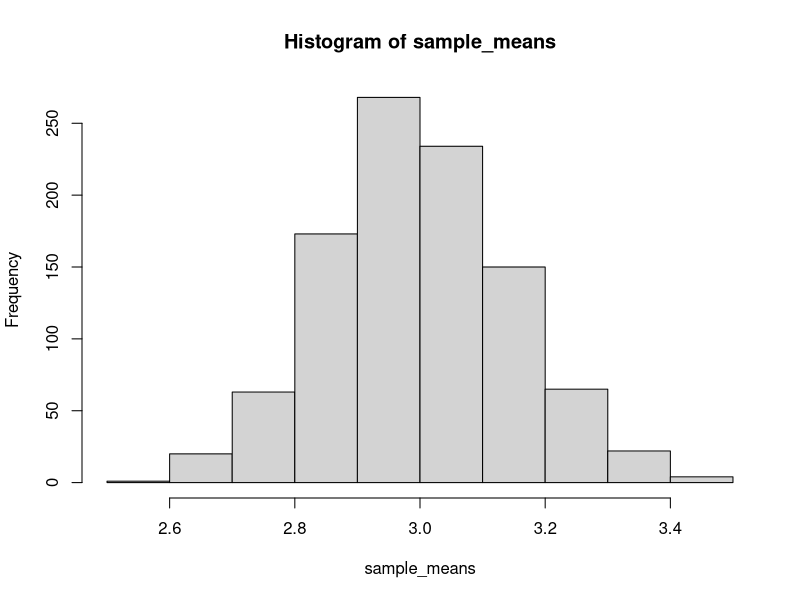
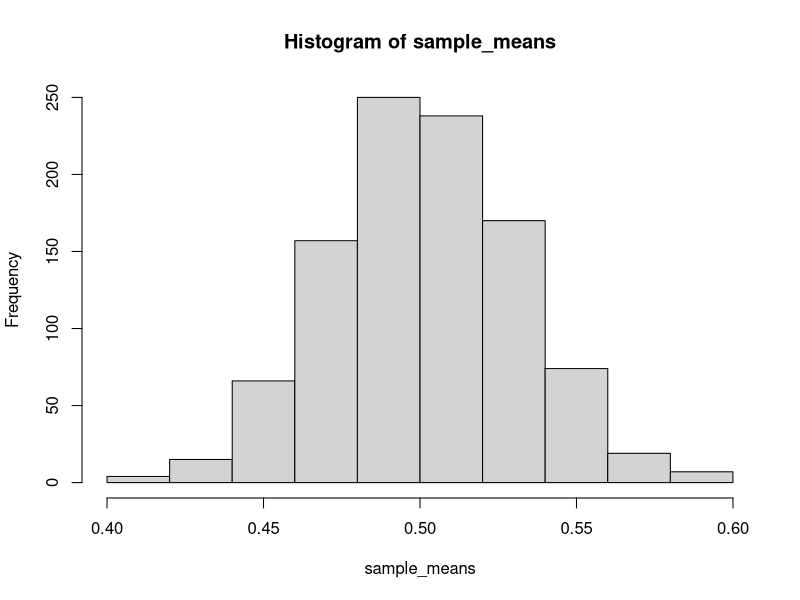
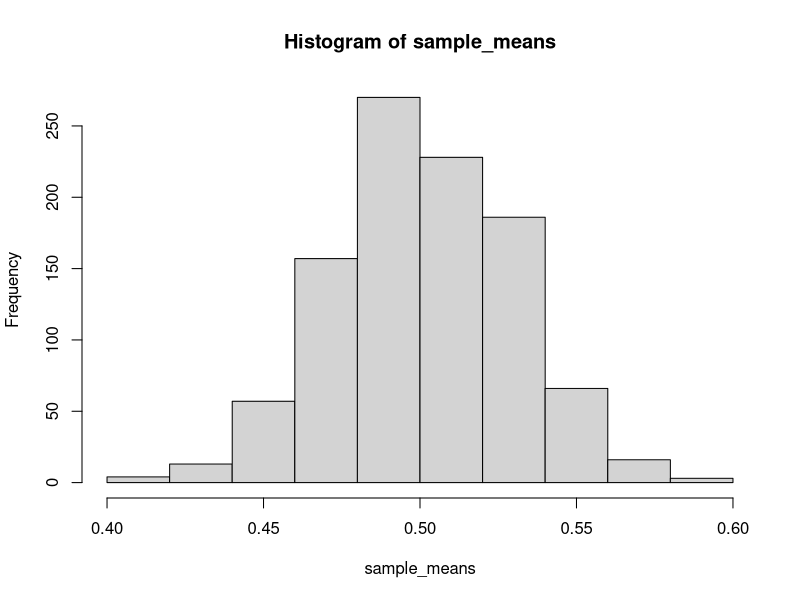
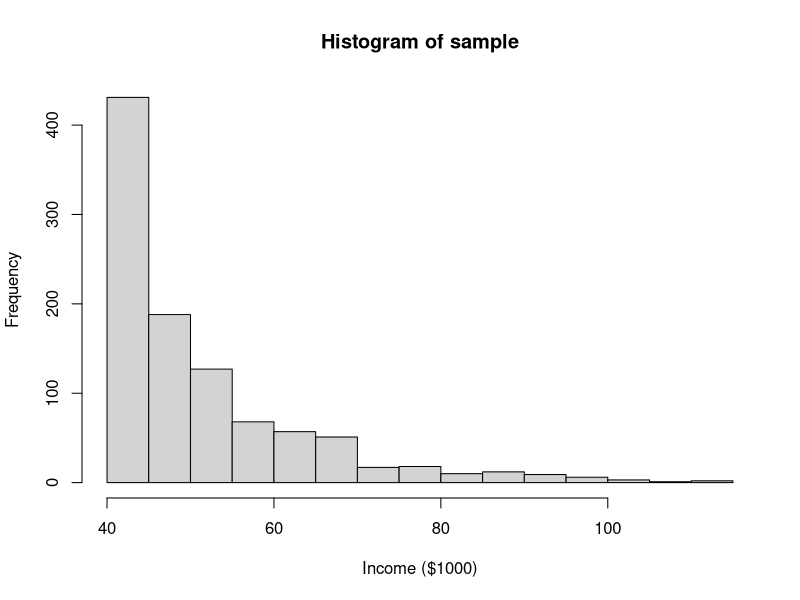
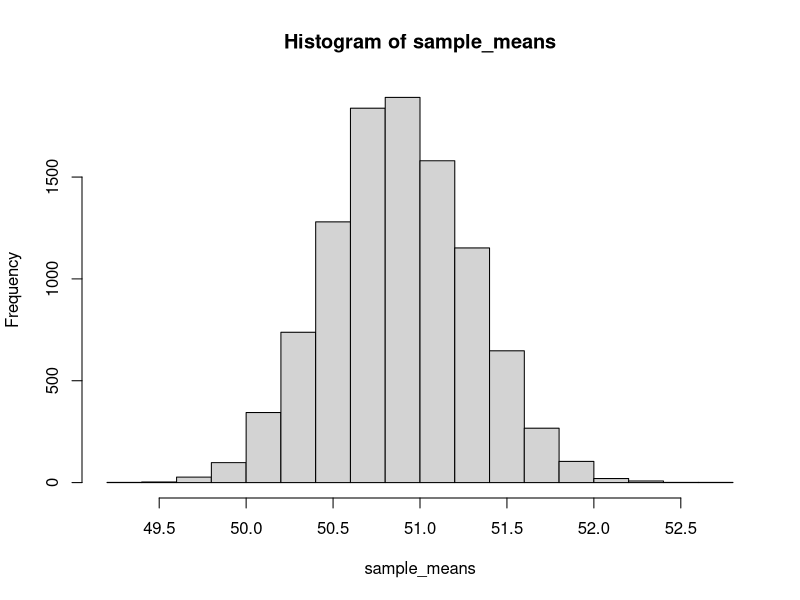

The R source for these figures, in order:
## ---- chunk 1

## ---- chunk 2

## ---- chunk 3
# 100 observations of Uniform Random Variable


# Histogram of sample


# True mean = 10 * 0.3 = 3
# Calculate Sample mean

## ---- chunk 4

## ---- chunk 5

n_obs <- 100
n_trials <- 1000

sample_means <- c()

for(i in 1:n_trials){
	sample <- rbinom(n = n_obs, size = 10, prob = 0.3)
	mean <- mean(sample)
	
	sample_means <- c(sample_means, mean)
}

hist(sample_means)

## ---- chunk 6

# Calculate population mean and population sd


# Critical value for normal distribution


# Calculate margin of error


# Calculate upper and lower confidence interval


# Plot histogram for sample distribution and add vertical lines for confidence interval
# abline will make vertical lines for us


## ---- chunk 7



## ---- chunk 8

## ---- chunk 9

## ---- chunk 10

## ---- chunk 11
# 100 observations of Uniform Random Variable
sample <- runif(n = 100, min = 0, max = 1)

# True mean = 0.5
mean(sample)
## ---- chunk 12
sample_means <- c()

for(i in 1:1000){
	sample <- runif(n = 100, min = 0, max = 1)
	mean <- mean(sample)
	
	sample_means <- c(sample_means, mean)
}

hist(sample_means)
## ---- chunk 13
n_obs <- 100
n_trials <- 1000

sample_means <- c()

for(i in 1:n_trials){
	sample <- runif(n = n_obs, min = 0, max = 1)
	mean <- mean(sample)
	
	sample_means <- c(sample_means, mean)
}

hist(sample_means)

## ---- chunk 14
sample <- 40 + 10 * rweibull(n = 1000, shape = 0.85)

# Histogram of sample
hist(sample, xlab = "Income ($1000)")
## ---- chunk 15
sample_means <- c()

for(i in 1:10000){
	sample <- 40 + 10 * rweibull(n = 1000, shape = 0.85)
	mean <- mean(sample)
	
	sample_means <- c(sample_means, mean)
}

hist(sample_means)
